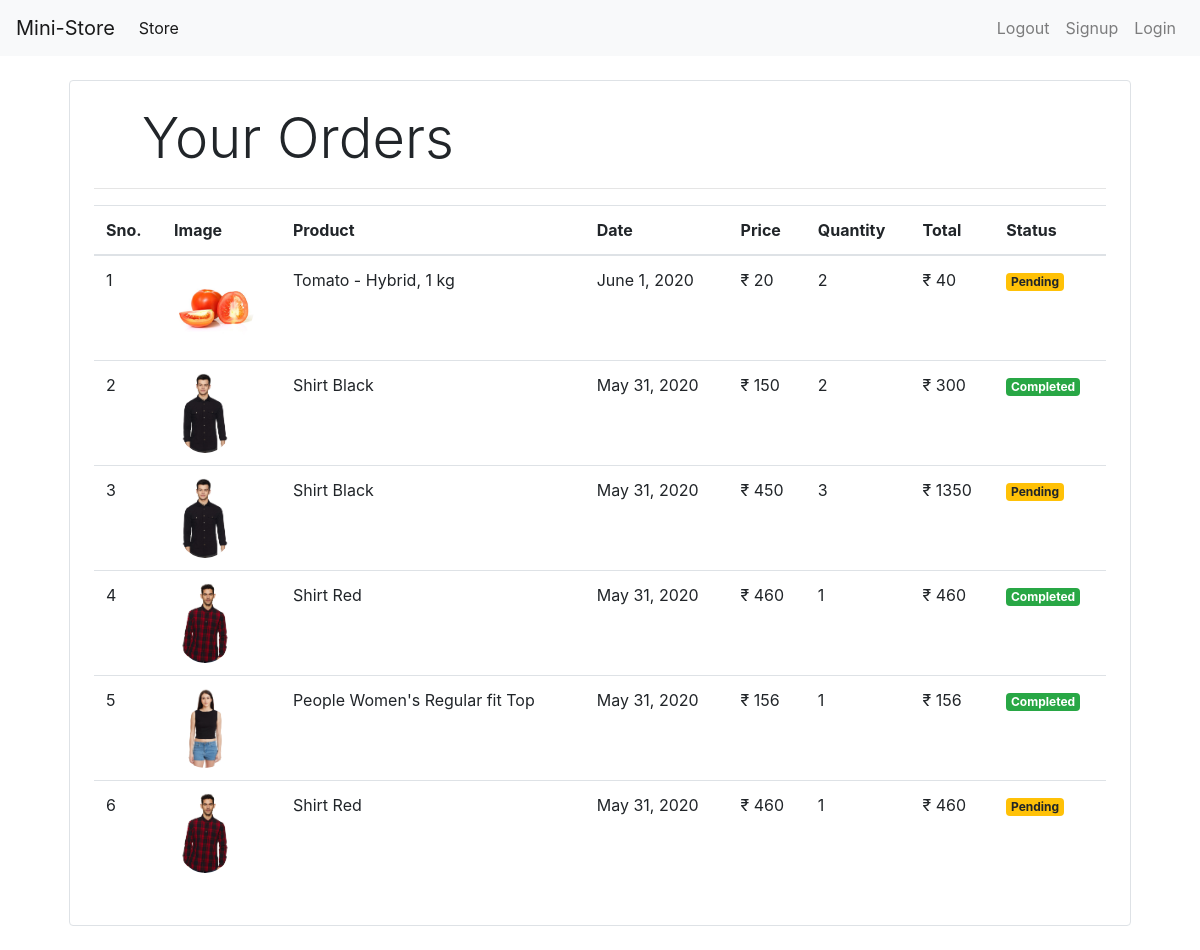
Screenshot of /orders (signed in) with the database file from the repository.
### store/models/orders.py (models this page shows, shortened)
class Order(models.Model):
    product = models.ForeignKey(Product,
                                on_delete=models.CASCADE)
    customer = models.ForeignKey(Customer,
                                 on_delete=models.CASCADE)
    quantity = models.IntegerField(default=1)
    price = models.IntegerField()
    address = models.CharField(max_length=50, default='', blank=True)
    phone = models.CharField(max_length=50, default='', blank=True)
    date = models.DateField(default=datetime.datetime.today)
    status = models.BooleanField(default=False)
    @staticmethod
    def get_orders_by_customer(customer_id):
        return Order.objects.filter(customer=customer_id).order_by('-date')

### store/models/product.py (models this page shows, shortened)
class Product(models.Model):
    name = models.CharField(max_length=50)
    price = models.IntegerField(default=0)
    category = models.ForeignKey(Category, on_delete=models.CASCADE,default=1)
    description = models.CharField(max_length=200, default='',null=True,blank=True)
    image = models.ImageField(upload_to='uploads/products/')

### store/middlewares/auth.py (the view)
    def middleware(request):
        print(request.session.get('customer'))
        returnUrl = request.META['PATH_INFO']
        print(request.META['PATH_INFO'])
        if not request.session.get('customer'):
           return redirect(f'login?return_url={returnUrl}')
        response = get_response(request)
        return response

### store/templatetags/custom_filter.py (called while the page is built)
@register.filter(name='currency')
def currency(number):
    return "₹ "+str(number)

@register.filter(name='multiply')
def multiply(number , number1):
    return number * number1

### store/views/orders.py (called while the page is built)
    def get(self , request ):
        customer = request.session.get('customer')
        orders = Order.get_orders_by_customer(customer)
        print(orders)
        return render(request , 'orders.html'  , {'orders' : orders})

### store/templates/orders.html
{% extends 'base.html' %}
{% block content %}
{% load cart %}
{% load custom_filter %}
<div class="container">
   <div class="border rounded p-4 m-4">
        <p class="display-4 pl-4 ml-4">Your Orders</p>
        <hr>
        <table class="table">
            <thead>
                <tr>
                    <th>Sno.</th>
                    <th>Image</th>
                    <th>Product</th>
                    <th>Date</th>
                    <th>Price</th>
                    <th>Quantity</th>
                    <th>Total</th>
                    <th>Status</th>
                </tr>
            </thead>
            <tbody>
                {% for order in orders %}
                <tr>
                    <td>{{forloop.counter}}</td>
                    <td><img style="height: 80px;" class="rounded-circle" src="{{order.product.image.url}}" alt=""></td>
                    <td>{{order.product.name}}</td>
                    <td>{{order.date}}</td>
                    <td>{{order.price|currency}}</td>
                    <td>{{order.quantity}}</td>
                    <td>{{order.quantity|multiply:order.price|currency}}</td>
                    {% if order.status %}
                    <td><small class="badge badge-success">Completed</small></td>
                    {%else%}
                    <td><small class="badge badge-warning">Pending</small></td>
                    {% endif %}
                </tr>
                {% endfor %}
            </tbody>
        </table>
   </div>
</div>
{% endblock %}

### rows the page displays
Order: product.image (picture), product.name "Tomato - Hybrid, 1 kg", date "June 1, 2020", price "₹ 20", quantity "2", quantity|multiply "₹ 40", status "Pending"
Order: product.image (picture), product.name "Shirt Black", date "May 31, 2020", price "₹ 150", quantity "2", quantity|multiply "₹ 300", status "Completed"
Order: product.image (picture), product.name "Shirt Black", date "May 31, 2020", price "₹ 450", quantity "3", quantity|multiply "₹ 1350", status "Pending"
Order: product.image (picture), product.name "Shirt Red", date "May 31, 2020", price "₹ 460", quantity "1", quantity|multiply "₹ 460", status "Completed"
Order: product.image (picture), product.name "People Women's Regular fit Top", date "May 31, 2020", price "₹ 156", quantity "1", quantity|multiply "₹ 156", status "Completed"
Order: product.image (picture), product.name "Shirt Red", date "May 31, 2020", price "₹ 460", quantity "1", quantity|multiply "₹ 460", status "Pending"
